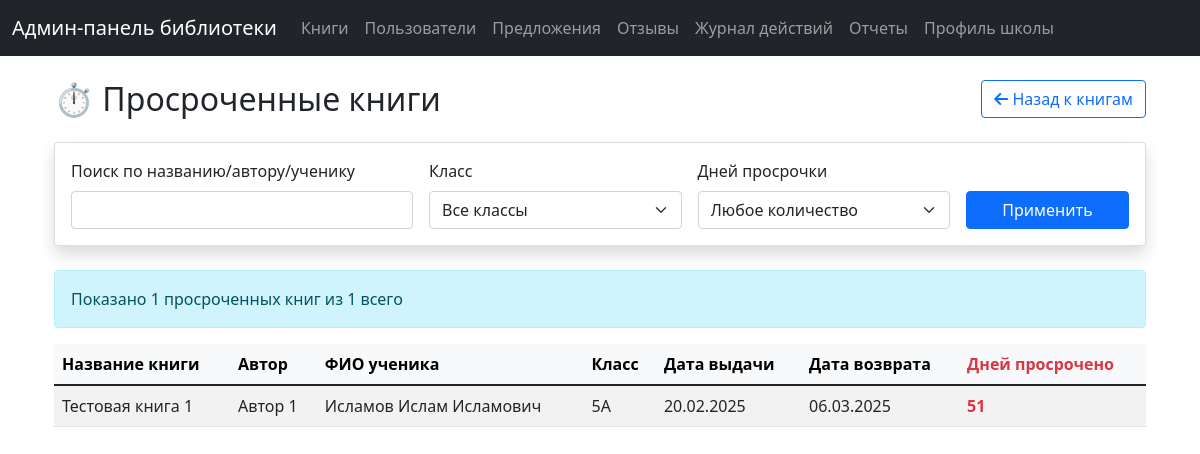
The page /overdue-books (signed in) on the database as committed earlier.
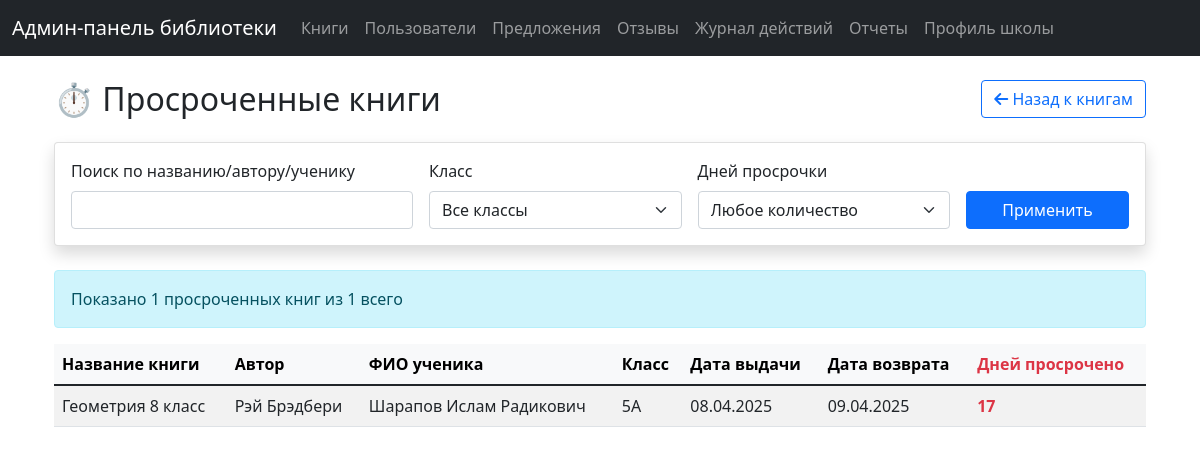
The same page on the database as committed later.
### tables this page shows
CREATE TABLE borrowed_books (
                    id INTEGER PRIMARY KEY AUTOINCREMENT,
                    user_id INTEGER,
                    book_id INTEGER,
                    copy_id INTEGER,
                    reservation_id INTEGER,
                    borrow_date TIMESTAMP,
                    return_date TIMESTAMP,
                    status TEXT DEFAULT 'borrowed', extended INTEGER DEFAULT 0, is_textbook INTEGER DEFAULT 0, is_mass_issue INTEGER DEFAULT 0,
                    FOREIGN KEY (user_id) REFERENCES users (id),
                    FOREIGN KEY (book_id) REFERENCES books (id),
                    FOREIGN KEY (copy_id) REFERENCES book_copies (id),
                    FOREIGN KEY (reservation_id) REFERENCES book_reservations (id)
                );

CREATE TABLE books (
                    id INTEGER PRIMARY KEY AUTOINCREMENT,
                    title TEXT NOT NULL,
                    author TEXT NOT NULL,
                    description TEXT,
                    quantity INTEGER DEFAULT 0,
                    theme TEXT
                , pages INTEGER, edition_number TEXT, publication_year INTEGER, publisher TEXT, is_textbook TEXT DEFAULT 'N');

CREATE TABLE users (
                    id INTEGER PRIMARY KEY,
                    username TEXT,
                    full_name TEXT,
                    phone TEXT,
                    role TEXT DEFAULT 'user',
                    is_blocked INTEGER DEFAULT 0,
                    created_at TIMESTAMP DEFAULT CURRENT_TIMESTAMP
                , class TEXT);

### routes.py (the view)
@router.get("/overdue-books")
async def overdue_books_page(
    request: Request,
    page: int = Query(1, ge=1),
    search: str = Query(""),
    class_filter: str = Query("", alias="class"),
    days_filter: Optional[str] = Query("", alias="days")
):
    try:
        if not is_admin(request):
            return RedirectResponse(url="/login", status_code=302)
        with get_db() as conn:
            cursor = conn.cursor()
            per_page = 15
            offset = (page - 1) * per_page
            base_query = """
                SELECT
                    b.title,
                    b.author,
                    u.full_name as student_name,
                    u.class,
                    u.id as user_id,
                    bb.id as borrowed_id,
                    bb.borrow_date,
                    bb.return_date,
                    CAST(julianday(date('now')) - julianday(date(bb.return_date)) AS INTEGER) as days_overdue
                FROM
                    borrowed_books bb
                JOIN
                    book_copies bc ON bb.copy_id = bc.id
                JOIN
                    books b ON bc.book_id = b.id
                JOIN
                    users u ON bb.user_id = u.id
                WHERE
                    bb.status = 'borrowed'
                    AND bb.return_date < date('now')
            """
            conditions = []
            params = []
            if search:
                conditions.append("(b.title LIKE ? OR b.author LIKE ? OR u.full_name LIKE ?)")
                search_param = f"%{search}%"
                params.extend([search_param, search_param, search_param])
            if class_filter:
                conditions.append("u.class = ?")
                params.append(class_filter)
            if days_filter and days_filter.isdigit():
                conditions.append("(julianday(date('now')) - julianday(date(bb.return_date))) >= ?")
                params.append(int(days_filter))
            if conditions:
                base_query += " AND " + " AND ".join(conditions)
            base_query += " ORDER BY days_overdue DESC"
            count_query = f"""
                SELECT
                    COUNT(*)
                FROM
                    borrowed_books bb
                JOIN
                    book_copies bc ON bb.copy_id = bc.id
                JOIN
                    books b ON bc.book_id = b.id
                JOIN
                    users u ON bb.user_id = u.id
                WHERE
                    bb.status = 'borrowed'
                    AND bb.return_date < date('now')
            """
            if conditions:
                count_query += " AND " + " AND ".join(conditions)
            cursor.execute(count_query, params)
            total_overdue = cursor.fetchone()[0]
            base_query += " LIMIT ? OFFSET ?"
            params.extend([per_page, offset])
            cursor.execute(base_query, params)
            overdue_data = cursor.fetchall()
            overdue_books = [dict(zip([column[0] for column in cursor.description], row)) for row in overdue_data]
            for book in overdue_books:
                book['borrow_date'] = datetime.fromisoformat(book['borrow_date']).strftime("%d.%m.%Y")
                book['return_date'] = datetime.fromisoformat(book['return_date']).strftime("%d.%m.%Y")
            cursor.execute("SELECT DISTINCT class FROM users WHERE class IS NOT NULL AND class != '' ORDER BY class")
            classes = [row[0] for row in cursor.fetchall()]
            total_pages = (total_overdue + per_page - 1) // per_page if total_overdue > 0 else 1
            return templates.TemplateResponse("overdue_books.html", {
                "request": request,
                "overdue_books": overdue_books,
                "total_overdue": total_overdue,
                "current_page": page,
                "total_pages": total_pages,
                "search_query": search,
                "class_filter": class_filter,
                "days_filter": days_filter,
                "classes": classes,
                "max": max,
                "min": min
            })
    except Exception as e:
        logging.error(f"Error loading overdue books page: {e}")
        return templates.TemplateResponse("error.html", {"request": request, "error": f"Ошибка загрузки страницы просроченных книг: {e}"})

### admin_panel/templates/overdue_books.html (shortened to what this page needs)
{% extends "base.html" %}
{% block content %}
<div class="container mt-4">
    <div class="d-flex justify-content-between align-items-center mb-4">
        <h2 class="mb-0">
            <span class="text-danger">⏱️</span> Просроченные книги
        </h2>
        <a href="/books" class="btn btn-outline-primary">
            <i class="fas fa-arrow-left"></i> Назад к книгам
        </a>
    </div>
    <div class="card mb-4">
        <div class="card-body">
            <form method="get" action="/overdue-books">
                <div class="row g-3">
                    <div class="col-md-4">
                        <label for="search" class="form-label">Поиск по названию/автору/ученику</label>
                        <input type="text" class="form-control" id="search" name="search" value="{{ search_query }}">
                    </div>
                    <div class="col-md-3">
                        <label for="class_filter" class="form-label">Класс</label>
                        <select class="form-select" id="class_filter" name="class">
                            <option value="">Все классы</option>
                        </select>
                    </div>
                    <div class="col-md-3">
                        <label for="days_overdue" class="form-label">Дней просрочки</label>
                        <select class="form-select" id="days_overdue" name="days">
                            <option value="">Любое количество</option>
                        </select>
                    </div>
                    <div class="col-md-2 d-flex align-items-end">
                        <button type="submit" class="btn btn-primary w-100">Применить</button>
                    </div>
                </div>
            </form>
        </div>
    </div>
    {% if overdue_books %}
        <div class="alert alert-info">
            Показано {{ overdue_books|length }} просроченных книг из {{ total_overdue }} всего
        </div>
        <div class="table-responsive">
            <table class="table table-striped table-hover">
                <thead class="table-light">
                    <tr>
                        <th scope="col">Название книги</th>
                        <th scope="col">Автор</th>
                        <th scope="col">ФИО ученика</th>
                        <th scope="col">Класс</th>
                        <th scope="col">Дата выдачи</th>
                        <th scope="col">Дата возврата</th>
                        <th scope="col" class="text-danger">Дней просрочено</th>
                    </tr>
                </thead>
                <tbody>
                    {% for book in overdue_books %}
                    <tr>
                        <td>{{ book.title }}</td>
                        <td>{{ book.author }}</td>
                        <td>{{ book.student_name }}</td>
                        <td>{{ book.class }}</td>
                        <td>{{ book.borrow_date }}</td>
                        <td>{{ book.return_date }}</td>
                        <td class="text-danger fw-bold">{{ book.days_overdue }}</td>
                    </tr>
                    {% endfor %}
                </tbody>
            </table>
        </div>
    {% else %}
        <div class="alert alert-success">
            <i class="fas fa-check-circle"></i> На данный момент нет просроченных книг.
        </div>
    {% endif %}
</div>
{% endblock %}

Rows that differ between the two databases and show on the page:
removed borrowed_books: title "Тестовая книга 1", author "Автор 1", student_name "Исламов Ислам Исламович", class "5А", borrow_date "20.02.2025", return_date "06.03.2025", days_overdue "51"
added borrowed_books: title "Геометрия 8 класс", author "Рэй Брэдбери", student_name "Шарапов Ислам Радикович", class "5А", borrow_date "08.04.2025", return_date "09.04.2025", days_overdue "17"
